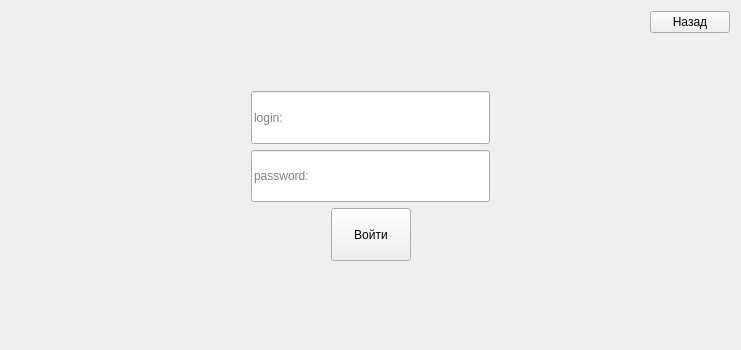
<?xml version="1.0" encoding="UTF-8"?>
<ui version="4.0">
 <class>authorization_window</class>
 <widget class="QWidget" name="authorization_window">
  <property name="geometry">
   <rect>
    <x>0</x>
    <y>0</y>
    <width>741</width>
    <height>350</height>
   </rect>
  </property>
  <property name="windowTitle">
   <string>Form</string>
  </property>
  <layout class="QVBoxLayout" name="verticalLayout_2">
   <item>
    <layout class="QVBoxLayout" name="verticalLayout">
     <item>
      <layout class="QHBoxLayout" name="horizontalLayout_6">
       <item>
        <spacer name="horizontalSpacer_9">
         <property name="orientation">
          <enum>Qt::Orientation::Horizontal</enum>
         </property>
         <property name="sizeHint" stdset="0">
          <size>
           <width>40</width>
           <height>20</height>
          </size>
         </property>
        </spacer>
       </item>
       <item>
        <widget class="QPushButton" name="back_to_mainwindow">
         <property name="text">
          <string>Назад</string>
         </property>
        </widget>
       </item>
      </layout>
     </item>
     <item>
      <spacer name="verticalSpacer_2">
       <property name="orientation">
        <enum>Qt::Orientation::Vertical</enum>
       </property>
       <property name="sizeHint" stdset="0">
        <size>
         <width>20</width>
         <height>40</height>
        </size>
       </property>
      </spacer>
     </item>
     <item>
      <layout class="QHBoxLayout" name="horizontalLayout_3" stretch="0,0,0">
       <item>
        <spacer name="horizontalSpacer_3">
         <property name="orientation">
          <enum>Qt::Orientation::Horizontal</enum>
         </property>
         <property name="sizeHint" stdset="0">
          <size>
           <width>40</width>
           <height>20</height>
          </size>
         </property>
        </spacer>
       </item>
       <item>
        <widget class="QLineEdit" name="login_authorization">
         <property name="sizePolicy">
          <sizepolicy hsizetype="Expanding" vsizetype="Expanding">
           <horstretch>0</horstretch>
           <verstretch>0</verstretch>
          </sizepolicy>
         </property>
         <property name="layoutDirection">
          <enum>Qt::LayoutDirection::LeftToRight</enum>
         </property>
         <property name="text">
          <string/>
         </property>
         <property name="maxLength">
          <number>40</number>
         </property>
         <property name="placeholderText">
          <string>login:</string>
         </property>
        </widget>
       </item>
       <item>
        <spacer name="horizontalSpacer_4">
         <property name="orientation">
          <enum>Qt::Orientation::Horizontal</enum>
         </property>
         <property name="sizeHint" stdset="0">
          <size>
           <width>40</width>
           <height>20</height>
          </size>
         </property>
        </spacer>
       </item>
      </layout>
     </item>
     <item>
      <layout class="QHBoxLayout" name="horizontalLayout_4" stretch="0,0,0">
       <item>
        <spacer name="horizontalSpacer_5">
         <property name="orientation">
          <enum>Qt::Orientation::Horizontal</enum>
         </property>
         <property name="sizeHint" stdset="0">
          <size>
           <width>40</width>
           <height>20</height>
          </size>
         </property>
        </spacer>
       </item>
       <item>
        <widget class="QLineEdit" name="password_authorization">
         <property name="sizePolicy">
          <sizepolicy hsizetype="Expanding" vsizetype="Expanding">
           <horstretch>0</horstretch>
           <verstretch>0</verstretch>
          </sizepolicy>
         </property>
         <property name="layoutDirection">
          <enum>Qt::LayoutDirection::LeftToRight</enum>
         </property>
         <property name="text">
          <string/>
         </property>
         <property name="maxLength">
          <number>40</number>
         </property>
         <property name="placeholderText">
          <string>password:</string>
         </property>
        </widget>
       </item>
       <item>
        <spacer name="horizontalSpacer_6">
         <property name="orientation">
          <enum>Qt::Orientation::Horizontal</enum>
         </property>
         <property name="sizeHint" stdset="0">
          <size>
           <width>40</width>
           <height>20</height>
          </size>
         </property>
        </spacer>
       </item>
      </layout>
     </item>
     <item>
      <layout class="QHBoxLayout" name="horizontalLayout_5" stretch="1,0,1">
       <item>
        <spacer name="horizontalSpacer_7">
         <property name="orientation">
          <enum>Qt::Orientation::Horizontal</enum>
         </property>
         <property name="sizeHint" stdset="0">
          <size>
           <width>40</width>
           <height>20</height>
          </size>
         </property>
        </spacer>
       </item>
       <item>
        <widget class="QPushButton" name="authorization_button">
         <property name="sizePolicy">
          <sizepolicy hsizetype="Expanding" vsizetype="Expanding">
           <horstretch>0</horstretch>
           <verstretch>0</verstretch>
          </sizepolicy>
         </property>
         <property name="text">
          <string>Войти</string>
         </property>
        </widget>
       </item>
       <item>
        <spacer name="horizontalSpacer_8">
         <property name="orientation">
          <enum>Qt::Orientation::Horizontal</enum>
         </property>
         <property name="sizeHint" stdset="0">
          <size>
           <width>40</width>
           <height>20</height>
          </size>
         </property>
        </spacer>
       </item>
      </layout>
     </item>
     <item>
      <spacer name="verticalSpacer_3">
       <property name="orientation">
        <enum>Qt::Orientation::Vertical</enum>
       </property>
       <property name="sizeHint" stdset="0">
        <size>
         <width>20</width>
         <height>47</height>
        </size>
       </property>
      </spacer>
     </item>
     <item>
      <layout class="QHBoxLayout" name="horizontalLayout">
       <item>
        <spacer name="horizontalSpacer_10">
         <property name="orientation">
          <enum>Qt::Orientation::Horizontal</enum>
         </property>
         <property name="sizeHint" stdset="0">
          <size>
           <width>40</width>
           <height>20</height>
          </size>
         </property>
        </spacer>
       </item>
       <item>
        <widget class="QLabel" name="Error_screen">
         <property name="enabled">
          <bool>true</bool>
         </property>
         <property name="styleSheet">
          <string notr="true">QLabel {
    color: #B00000;
}</string>
         </property>
         <property name="text">
          <string/>
         </property>
        </widget>
       </item>
       <item>
        <spacer name="horizontalSpacer">
         <property name="orientation">
          <enum>Qt::Orientation::Horizontal</enum>
         </property>
         <property name="sizeHint" stdset="0">
          <size>
           <width>40</width>
           <height>20</height>
          </size>
         </property>
        </spacer>
       </item>
      </layout>
     </item>
    </layout>
   </item>
  </layout>
 </widget>
 <resources/>
 <connections/>
</ui>
